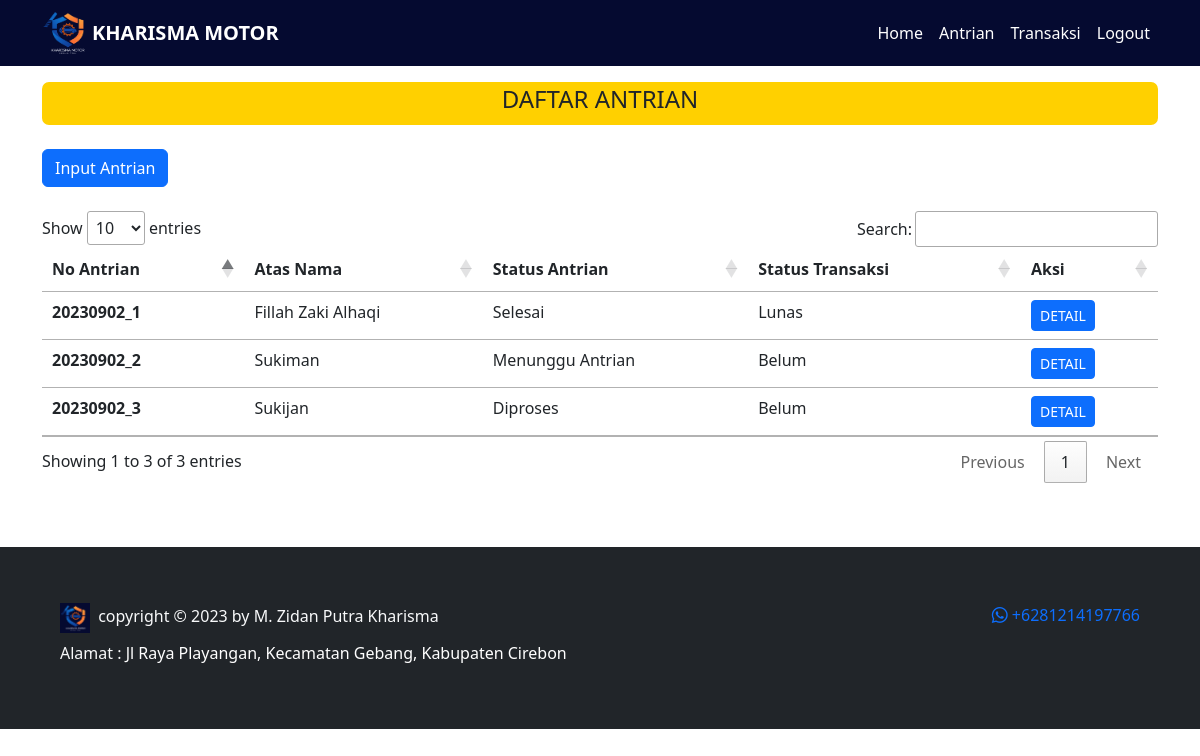
Page /kelola/antrian.php (signed in) on the committed database.
### tables this page shows
CREATE TABLE `antrian` (
  `id_antrian` int(11) NOT NULL,
  `id_kendaraan` int(11) NOT NULL,
  `no_antrian` varchar(20) NOT NULL,
  `nama_pelanggan` varchar(100) NOT NULL,
  `no_hp` varchar(20) NOT NULL,
  `tanggal` timestamp NOT NULL DEFAULT current_timestamp(),
  `nopol` varchar(50) NOT NULL,
  `alamat` text NOT NULL,
  `status` varchar(50) NOT NULL
);

CREATE TABLE `transaksi` (
  `idtransaksi` int(11) NOT NULL,
  `idantrian` int(11) NOT NULL,
  `idservis` int(11) DEFAULT NULL,
  `idsparepart` int(11) DEFAULT NULL,
  `kode_transaksi` varchar(50) NOT NULL,
  `tanggal_pelunasan` timestamp NOT NULL DEFAULT current_timestamp() ON UPDATE current_timestamp(),
  `status_transaksi` varchar(20) NOT NULL
);

### controller/function.php (called while the page is built, shortened)
<?php
$conn = mysqli_connect("localhost", "root", "", "kharisma_motor");
function query($query)
{
    global $conn;
    $result = mysqli_query($conn, $query);
    $rows = [];
    while ($row = mysqli_fetch_assoc($result)) {
        $rows[] = $row;
    }
    return $rows;
}
function jumlah_data($data)
{
    global $conn;
    $query = mysqli_query($conn, $data);
    $jumlah_data = mysqli_num_rows($query);
    return $jumlah_data;
}
function dekripsi($teks)
{
    $text = $teks;
    $kunci = 'kharisma_motor';
    $key = hash('sha256', $kunci);
    $pkey = "123";
    $method = "aes-192-cfb1";
    $iv = substr(hash('sha256', $pkey), 0, 16);
    $dekripsi = base64_decode($text);
    $dekripsi = openssl_decrypt($dekripsi, $method, $key, 0, $iv);
    return $dekripsi;
}
function enkripsi($teks)
{
    $text = $teks;
    $kunci = 'kharisma_motor';
    $key = hash('sha256', $kunci);
    $pkey = "123";
    $method = "aes-192-cfb1";
    $iv = substr(hash('sha256', $pkey), 0, 16);
    $enkripsi = openssl_encrypt($text, $method, $key, 0, $iv);
    $enkripsi = base64_encode($enkripsi);
    return $enkripsi;
}
?>

### kelola/antrian.php (the view, shortened to what this page needs)
<?php
require_once "../controller/function.php";
$id = dekripsi($_COOKIE['KMmz19']);
$user = query("SELECT * FROM pengguna WHERE idpengguna = $id")[0];
$antrian = query("SELECT * FROM antrian");
?>
<!DOCTYPE html>
<html lang="en">
<head>
    <link href="https://cdn.jsdelivr.net/npm/bootstrap@5.3.0/dist/css/bootstrap.min.css" rel="stylesheet"
>
    <link rel="stylesheet" href="https://cdn.jsdelivr.net/npm/bootstrap-icons@1.10.5/font/bootstrap-icons.css">
    <link rel="stylesheet" href="https://cdn.datatables.net/1.13.4/css/jquery.dataTables.min.css">
    <link rel="stylesheet" href="../style.css">
</head>
<body>
    <?php
    if ($user['level'] === "Admin") {
        require_once('../navbar/navbar_admin.php');
    } elseif ($user['level'] === "Kasir") {
        require_once('../navbar/navbar_kasir.php');
    } else {
        echo "Error: Peran pengguna tidak valid.";
    }
    ?>
    <div class="container">
        <div class="content py-3">
            <div class="title text-center text-uppercase">
                <h4>DAFTAR ANTRIAN</h4>
            </div>
            <div class="konten py-4">
                <a href="input_antrian.php">
                    <button type="button" class="btn btn-primary">
                        Input Antrian
                    </button>
                </a>
            </div>
            <table class="table table-hover" id="example">
                <thead>
                    <tr>
                        <th scope="col">No Antrian</th>
                        <th scope="col">Atas Nama</th>
                        <th scope="col">Status Antrian</th>
                        <th scope="col">Status Transaksi</th>
                        <th scope="col">Aksi</th>
                    </tr>
                </thead>
                <tbody>
                    <?php
                        foreach ($antrian as $s):
                            $enkripsi = enkripsi($s['id_antrian']);
                            $idantrian = $s['id_antrian'];
                            $jumlah_data = jumlah_data("SELECT * FROM transaksi WHERE idantrian = $idantrian");
                            if($jumlah_data > 0) :
                                $data_transaksi = query("SELECT * FROM transaksi WHERE idantrian = $idantrian")[0];
                    ?>
                        <tr>
                            <th>
                                <?php echo $s['no_antrian']; ?>
                            </th>
                            <td>
                                <?php echo $s['nama_pelanggan']; ?>
                            </td>
                            <td>
                                <?= $s['status']; ?>
                            </td>
                            <td>
                                <?= $data_transaksi['status_transaksi']; ?>
                            </td>
                            <td>
                                <a class="btn btn-sm btn-primary"
                                    href="detail_transaksi.php?id=<?= $enkripsi; ?>">DETAIL</a>
                            </td>
                        </tr>
                    <?php
                            endif;
                        endforeach;
                    ?>
                </tbody>
            </table>
        </div>
    </div>
    <?php
    require_once('../footer.php');
    ?>
</body>
</html>

### style.css (style rules this page uses)
body { background: white; }
.container .title { border: solid rgb(255, 208, 0); border-radius: 7px; background: rgb(255, 208, 0); }

### rows in the picture
antrian: no_antrian "20230902_1", nama_pelanggan "Fillah Zaki Alhaqi", status "Selesai", transaksi.status_transaksi "Lunas"
antrian: no_antrian "20230902_2", nama_pelanggan "Sukiman", status "Menunggu Antrian", transaksi.status_transaksi "Belum"
antrian: no_antrian "20230902_3", nama_pelanggan "Sukijan", status "Diproses", transaksi.status_transaksi "Belum"
